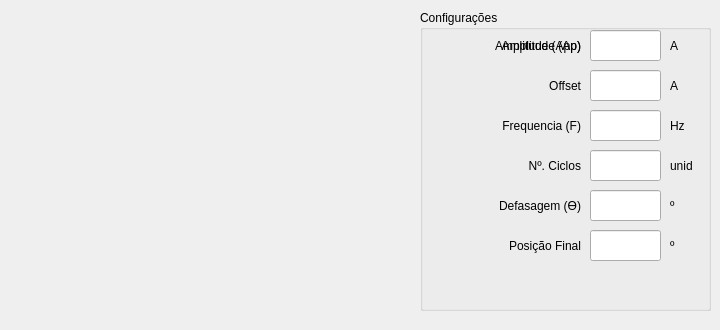
         <widget class="QWidget" name="tab_13">
          <attribute name="title">
           <string>Senoidal</string>
          </attribute>
          <widget class="QGroupBox" name="groupBox_17">
           <property name="geometry">
            <rect>
             <x>420</x>
             <y>10</y>
             <width>291</width>
             <height>301</height>
            </rect>
           </property>
           <property name="title">
            <string>Configurações</string>
           </property>
           <widget class="QLineEdit" name="Amplitude_Senoidal">
            <property name="geometry">
             <rect>
              <x>170</x>
              <y>20</y>
              <width>71</width>
              <height>31</height>
             </rect>
            </property>
           </widget>
           <widget class="QLineEdit" name="Offset_Senoidal">
            <property name="geometry">
             <rect>
              <x>170</x>
              <y>60</y>
              <width>71</width>
              <height>31</height>
             </rect>
            </property>
            <property name="text">
             <string/>
            </property>
           </widget>
           <widget class="QLabel" name="label_91">
            <property name="geometry">
             <rect>
              <x>0</x>
              <y>20</y>
              <width>161</width>
              <height>31</height>
             </rect>
            </property>
            <property name="text">
             <string>Amplitude (App)</string>
            </property>
            <property name="alignment">
             <set>Qt::AlignRight|Qt::AlignTrailing|Qt::AlignVCenter</set>
            </property>
           </widget>
           <widget class="QLabel" name="label_93">
            <property name="geometry">
             <rect>
              <x>0</x>
              <y>180</y>
              <width>161</width>
              <height>31</height>
             </rect>
            </property>
            <property name="text">
             <string>Defasagem (ϴ)</string>
            </property>
            <property name="alignment">
             <set>Qt::AlignRight|Qt::AlignTrailing|Qt::AlignVCenter</set>
            </property>
           </widget>
           <widget class="QLabel" name="label_94">
            <property name="geometry">
             <rect>
              <x>250</x>
              <y>20</y>
              <width>41</width>
              <height>31</height>
             </rect>
            </property>
            <property name="text">
             <string>A </string>
            </property>
           </widget>
           <widget class="QLabel" name="label_113">
            <property name="geometry">
             <rect>
              <x>250</x>
              <y>60</y>
              <width>21</width>
              <height>31</height>
             </rect>
            </property>
            <property name="text">
             <string>A</string>
            </property>
           </widget>
           <widget class="QLineEdit" name="Defasagem_Senoidal">
            <property name="geometry">
             <rect>
              <x>170</x>
              <y>180</y>
              <width>71</width>
              <height>31</height>
             </rect>
            </property>
            <property name="text">
             <string/>
            </property>
           </widget>
           <widget class="QLabel" name="label_114">
            <property name="geometry">
             <rect>
              <x>0</x>
              <y>60</y>
              <width>161</width>
              <height>31</height>
             </rect>
            </property>
            <property name="text">
             <string>Offset</string>
            </property>
            <property name="alignment">
             <set>Qt::AlignRight|Qt::AlignTrailing|Qt::AlignVCenter</set>
            </property>
           </widget>
           <widget class="QLabel" name="label_115">
            <property name="geometry">
             <rect>
              <x>250</x>
              <y>180</y>
              <width>21</width>
              <height>31</height>
             </rect>
            </property>
            <property name="text">
             <string>º</string>
            </property>
           </widget>
           <widget class="QLabel" name="label_116">
            <property name="geometry">
             <rect>
              <x>250</x>
              <y>100</y>
              <width>31</width>
              <height>31</height>
             </rect>
            </property>
            <property name="text">
             <string>Hz</string>
            </property>
           </widget>
           <widget class="QLineEdit" name="Frequencia_Senoidal">
            <property name="geometry">
             <rect>
              <x>170</x>
              <y>100</y>
              <width>71</width>
              <height>31</height>
             </rect>
            </property>
            <property name="text">
             <string/>
            </property>
           </widget>
           <widget class="QLabel" name="label_118">
            <property name="geometry">
             <rect>
              <x>250</x>
              <y>220</y>
              <width>21</width>
              <height>31</height>
             </rect>
            </property>
            <property name="text">
             <string>º</string>
            </property>
           </widget>
           <widget class="QLabel" name="label_119">
            <property name="geometry">
             <rect>
              <x>0</x>
              <y>100</y>
              <width>161</width>
              <height>31</height>
             </rect>
            </property>
            <property name="text">
             <string>Frequencia (F)</string>
            </property>
            <property name="alignment">
             <set>Qt::AlignRight|Qt::AlignTrailing|Qt::AlignVCenter</set>
            </property>
           </widget>
           <widget class="QLabel" name="label_121">
            <property name="geometry">
             <rect>
              <x>20</x>
              <y>220</y>
              <width>141</width>
              <height>31</height>
             </rect>
            </property>
            <property name="text">
             <string>Posição Final</string>
            </property>
            <property name="alignment">
             <set>Qt::AlignRight|Qt::AlignTrailing|Qt::AlignVCenter</set>
            </property>
           </widget>
           <widget class="QLineEdit" name="Posicao_Final_Senoidal">
            <property name="geometry">
             <rect>
              <x>170</x>
              <y>220</y>
              <width>71</width>
              <height>31</height>
             </rect>
            </property>
           </widget>
           <widget class="QLabel" name="label_123">
            <property name="geometry">
             <rect>
              <x>250</x>
              <y>140</y>
              <width>41</width>
              <height>31</height>
             </rect>
            </property>
            <property name="text">
             <string>unid</string>
            </property>
           </widget>
           <widget class="QLabel" name="label_117">
            <property name="geometry">
             <rect>
              <x>0</x>
              <y>140</y>
              <width>161</width>
              <height>31</height>
             </rect>
            </property>
            <property name="text">
             <string>Nº. Ciclos</string>
            </property>
            <property name="alignment">
             <set>Qt::AlignRight|Qt::AlignTrailing|Qt::AlignVCenter</set>
            </property>
           </widget>
           <widget class="QLineEdit" name="N_Ciclos_Senoidal">
            <property name="geometry">
             <rect>
              <x>170</x>
              <y>140</y>
              <width>71</width>
              <height>31</height>
             </rect>
            </property>
           </widget>
           <widget class="QLabel" name="label_173">
            <property name="geometry">
             <rect>
              <x>0</x>
              <y>20</y>
              <width>161</width>
              <height>31</height>
             </rect>
            </property>
            <property name="text">
             <string>Amplitude (Ap)</string>
            </property>
            <property name="alignment">
             <set>Qt::AlignRight|Qt::AlignTrailing|Qt::AlignVCenter</set>
            </property>
           </widget>
          </widget>
          <widget class="QLabel" name="label_61">
           <property name="geometry">
            <rect>
             <x>10</x>
             <y>30</y>
             <width>401</width>
             <height>231</height>
            </rect>
           </property>
           <property name="text">
            <string/>
           </property>
           <property name="pixmap">
            <pixmap>imagens/senoide_tempo.JPG</pixmap>
           </property>
           <property name="scaledContents">
            <bool>true</bool>
           </property>
          </widget>
          <widget class="QLabel" name="label_70">
           <property name="geometry">
            <rect>
             <x>70</x>
             <y>260</y>
             <width>301</width>
             <height>61</height>
            </rect>
           </property>
           <property name="text">
            <string/>
           </property>
           <property name="pixmap">
            <pixmap>imagens/Eq_seno.jpg</pixmap>
           </property>
           <property name="scaledContents">
            <bool>true</bool>
           </property>
          </widget>
         </widget>
